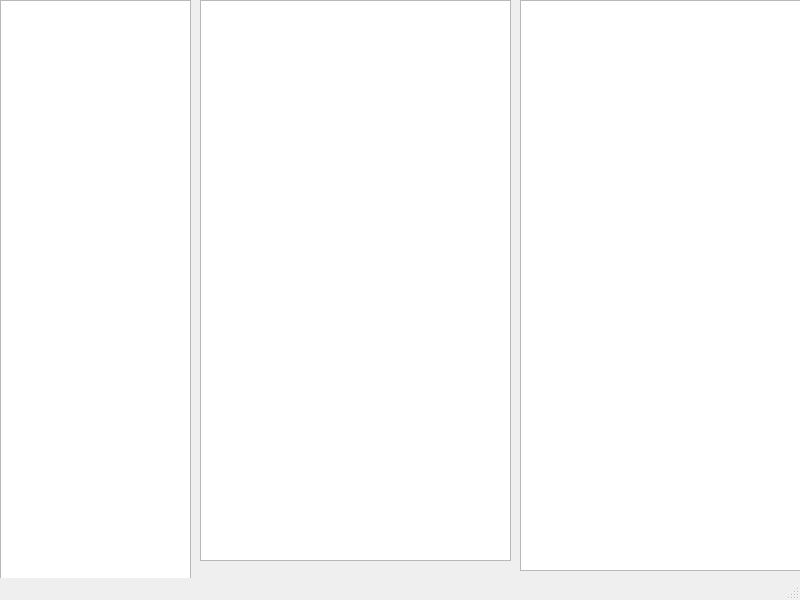
<?xml version="1.0" encoding="UTF-8"?>
<ui version="4.0">
 <class>MainWindow</class>
 <widget class="QMainWindow" name="MainWindow">
  <property name="geometry">
   <rect>
    <x>0</x>
    <y>0</y>
    <width>800</width>
    <height>600</height>
   </rect>
  </property>
  <property name="windowTitle">
   <string>MainWindow</string>
  </property>
  <widget class="QWidget" name="centralwidget">
   <widget class="QListView" name="listView">
    <property name="geometry">
     <rect>
      <x>0</x>
      <y>0</y>
      <width>191</width>
      <height>581</height>
     </rect>
    </property>
   </widget>
   <widget class="QTextBrowser" name="textBrowser">
    <property name="geometry">
     <rect>
      <x>200</x>
      <y>0</y>
      <width>311</width>
      <height>561</height>
     </rect>
    </property>
   </widget>
   <widget class="QGraphicsView" name="graphicsView">
    <property name="geometry">
     <rect>
      <x>520</x>
      <y>0</y>
      <width>281</width>
      <height>571</height>
     </rect>
    </property>
   </widget>
  </widget>
  <widget class="QMenuBar" name="menubar">
   <property name="geometry">
    <rect>
     <x>0</x>
     <y>0</y>
     <width>800</width>
     <height>21</height>
    </rect>
   </property>
  </widget>
  <widget class="QStatusBar" name="statusbar"/>
 </widget>
 <resources/>
 <connections/>
</ui>
